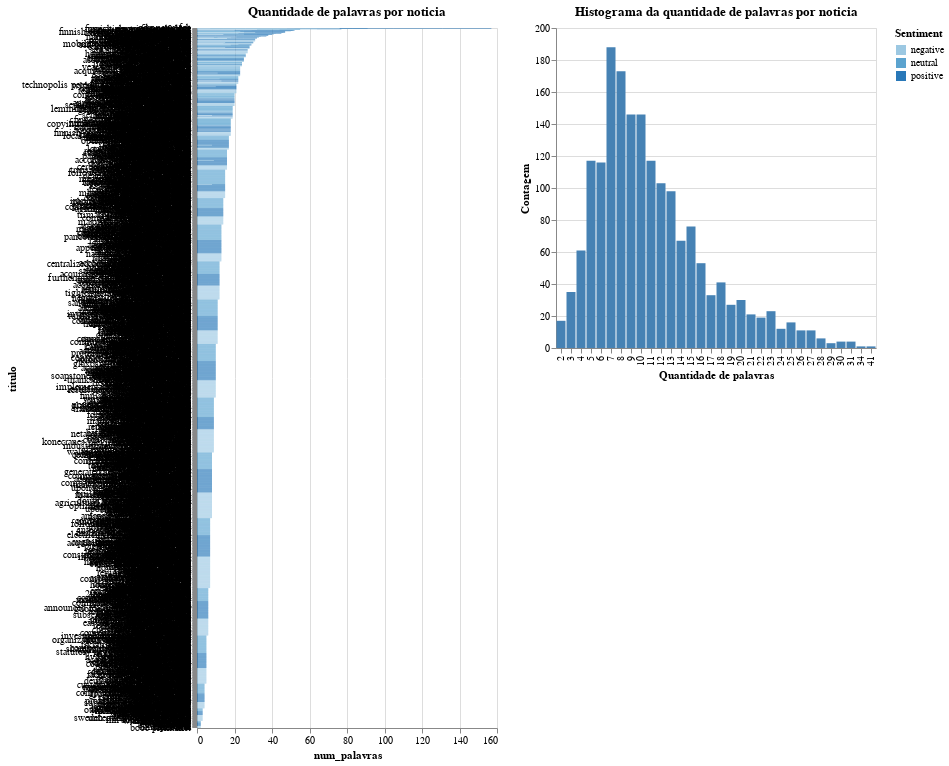

Notebook code cell kept with this figure:
### Code cell
#codigo do professor wellington adaptado para nosso dataset
pts = alt.selection(type="interval", encodings=["x"])

barras_de_linha = alt.Chart(df_balanceado).mark_bar().encode(
    x='num_palavras:Q',
    y=alt.Y('titulo:O', sort=alt.EncodingSortField(field="num_palavras", order='descending')),
    color='Sentiment:O',
    tooltip=['titulo', 'num_palavras', 'Sentence']
).transform_filter(
    pts
).properties(
    height=700,
    width=300,
    title='Quantidade de palavras por noticia'
)

hist = alt.Chart(df_balanceado).mark_bar().encode(
    x=alt.X('hbin:N', title='Quantidade de palavras'),
    y=alt.Y('count()', title='Contagem'),
    tooltip=[alt.Tooltip('count():Q', title='Contagem de letras'),
             alt.Tooltip('mbin:N', title='Quantidade de palavras')],
    color=alt.condition(pts, alt.value("steelblue"), alt.value("lightgray"))
).properties(
    height=320,
    width=320,
    title='Histograma da quantidade de palavras por noticia'
).add_selection(pts)

hconcat = alt.hconcat(
    barras_de_linha,
    hist,
    data=df_balanceado
).transform_bin(
    "hbin",
    field="num_palavras",
    bin=alt.Bin(maxbins=50)
)

hconcat.save('1_tamanho_noticia.html')
hconcat

### Figure 1 — Vega-Lite specification as saved in the notebook (floating-point values rounded to 4 significant figures; data arrays with more than 128 entries replaced by an {"elided": "..."} marker saying what was removed)
{"config": {"view": {"continuousWidth": 400, "continuousHeight": 300}}, "hconcat": [{"mark": "bar", "encoding": {"color": {"field": "Sentiment", "type": "ordinal"}, "tooltip": [{"field": "titulo", "type": "nominal"}, {"field": "num_palavras", "type": "quantitative"}, {"field": "Sentence", "type": "nominal"}], "x": {"field": "num_palavras", "type": "quantitative"}, "y": {"field": "titulo", "sort": {"field": "num_palavras", "order": "descending"}, "type": "ordinal"}}, "height": 700, "title": "Quantidade de palavras por noticia", "transform": [{"filter": {"selection": "selector009"}}], "width": 300}, {"mark": "bar", "encoding": {"color": {"condition": {"value": "steelblue", "selection": "selector009"}, "value": "lightgray"}, "tooltip": [{"aggregate": "count", "title": "Contagem de letras", "type": "quantitative"}, {"field": "mbin", "title": "Quantidade de palavras", "type": "nominal"}], "x": {"field": "hbin", "title": "Quantidade de palavras", "type": "nominal"}, "y": {"aggregate": "count", "title": "Contagem", "type": "quantitative"}}, "height": 320, "selection": {"selector009": {"type": "interval", "encodings": ["x"]}}, "title": "Histograma da quantidade de palavras por noticia", "width": 320}], "data": {"name": "data-9c22ca16e02e7a8c04df2c9aaf9678d9"}, "transform": [{"bin": {"maxbins": 50}, "field": "num_palavras", "as": "hbin"}], "$schema": "https://vega.github.io/schema/vega-lite/v4.17.0.json", "datasets": {"data-9c22ca16e02e7a8c04df2c9aaf9678d9": {"elided": "1776 records"}}}
